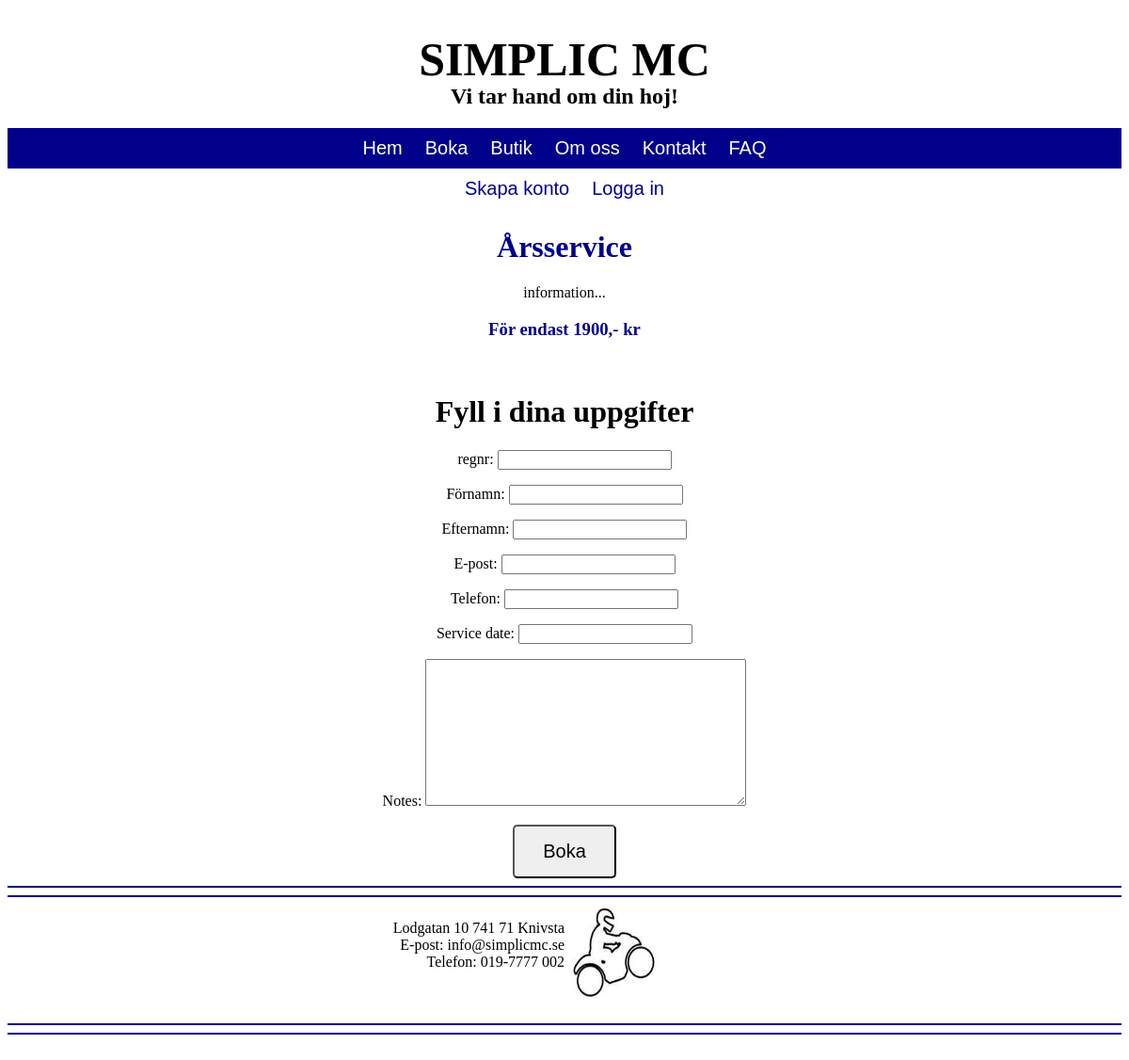
Page /boka_two/Årsservice on the committed database.
### booker/models.py (models this page shows)
class ServiceTypeModel(models.Model):
    sort_id = models.IntegerField(default=1)
    service_name = models.CharField(max_length=255)
    service_price = models.DecimalField(default=0.00, max_digits=20, decimal_places=0)
    service_description = models.TextField()
    image = models.ImageField(upload_to='media/')
    visa_hemsida = models.BooleanField(default=False)
    def __str__(self):
        return self.service_name
    class Meta:
        verbose_name = 'Våra servicar'
        verbose_name_plural = 'Våra servicar'

### booker/views.py (the view)
# urls.py: path('boka_two/<str:service_name>', views.boka_two, name='boka_two'),
def boka_two(request, service_name=None):
    service_name = get_object_or_404(models.ServiceTypeModel, service_name=service_name)
    descriptionx = models.ServiceTypeModel.objects.filter(service_name=service_name)
    description = list(descriptionx)
    print(service_name)
    print(description)
    if request.method == 'POST':
        if request.user.is_authenticated:       # fetch customer data
            form = forms.BokaLoggedIn(request.POST)
            if form.is_valid():
                logged_in_user = request.user
                user_data = User.objects.get(username=logged_in_user.username)
                try:
                    cust_exists = models.CustomerModel.objects.get(regnr=logged_in_user.username)
                except ObjectDoesNotExist:
                    new_cst = models.CustomerModel(regnr=user_data.username,
                                                   first_name=user_data.first_name,
                                                   last_name=user_data.last_name,
                                                   email=user_data.email)
                    first_name = user_data.first_name
                    new_cst.save()
                finally:
                    reg = models.CustomerModel.objects.get(regnr=user_data.username)
                    new_serv = models.ServiceModel(regnr=reg,
                                                   service_type=service_name,
                                                   status='bokad',
                                                   notes=form.cleaned_data['notes'],
                                                   service_date=form.cleaned_data['service_date'],
                                                   way_of_booking='Inloggad')
                    new_serv.save()
                    resp_val = 0
                    return render(request, 'boka_confirm.html', context={'resp_val': resp_val, 'first_name': 'TO_BE_FIXED'})
        else:                                   # ask for all data
            form = forms.BokaLoggedOut(request.POST)
            if form.is_valid():
                regnr = form.cleaned_data['regnr']
                first_name = form.cleaned_data['first_name']
                last_name = form.cleaned_data['last_name']
                email = form.cleaned_data['email']
                phone = form.cleaned_data['phone']
                cust = models.CustomerModel(regnr=regnr,
                                            first_name=first_name,
                                            last_name=last_name,
                                            telefon=phone,
                                            email=email)
                cust.save()
                reg = models.CustomerModel.objects.get(regnr=regnr)
                serv = models.ServiceModel(regnr=reg,
                                           service_type=service_name,
                                           status='bokad',
                                           notes=form.cleaned_data['notes'],
                                           service_date=form.cleaned_data['service_date'],
                                           way_of_booking='Utloggad')
                serv.save()
                resp_val = 1
                return render(request, 'boka_confirm.html', context={'resp_val': resp_val, 'first_name': first_name})
    else:
        if request.user.is_authenticated:       # send empty form with reduced fields
            form = forms.BokaLoggedIn()
        else:                                   # send empty form with all fields
            form = forms.BokaLoggedOut()
    return render(request, 'boka_two.html', context={'form': form, 'service_name': service_name, 'description': description})

### booker/forms.py
class BokaLoggedOut(forms.Form):
    regnr = forms.CharField(min_length=6, max_length=6, label='regnr')
    first_name = forms.CharField(max_length=255, label='Förnamn')
    last_name = forms.CharField(max_length=255, label='Efternamn')
    email = forms.EmailField(max_length=255, label='E-post')
    phone = forms.CharField(max_length=20, label='Telefon')
    service_date = forms.DateTimeField(widget=forms.DateTimeInput)
    notes = forms.CharField(widget=forms.Textarea)

### templates/boka_two.html (shortened to what this page needs)
<!DOCTYPE html>
<html lang="en">
<head>
</head>
<body>
    {% extends "base.html" %}
    {% block content %}
    <div class="center_div">
    <h1 class="h_darkblue">{{ service_name }}</h1>
    {% for col in description %}
        <p>{{ col.service_description }} </p>
        <h3 class="h_darkblue">För endast {{ col.service_price }},- kr</h3>
    {% endfor %}
    </div>
    <br>
    <h1 class="center_div">Fyll i dina uppgifter</h1>
    <form method="post">
        {{ form.as_p }}
    <button class="button_x" type="submit">Boka</button>
    </form>
    {% endblock %}

### static/base.css (style rules this page uses)
h1 { color: black; }
.h_darkblue { color: darkblue; }
.center_div { text-align: center; }
form { text-align: center; }
.button_x { padding-top: 15px; padding-bottom: 15px; padding-left: 30px; padding-right: 30px; margin-left: 15px; margin-right: 15px; border-radius: 5px; font-size: 20px; }

### rows in the picture
ServiceTypeModel: service_name "Årsservice", service_description "information...", service_price "1900"
